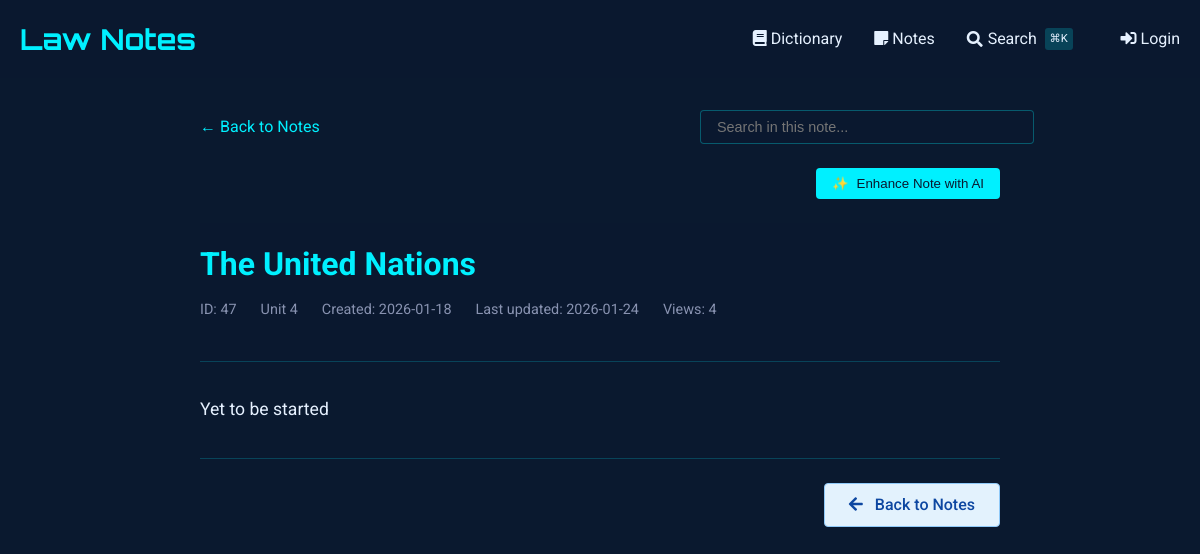
Page /notes/view/47 on the earlier database version.
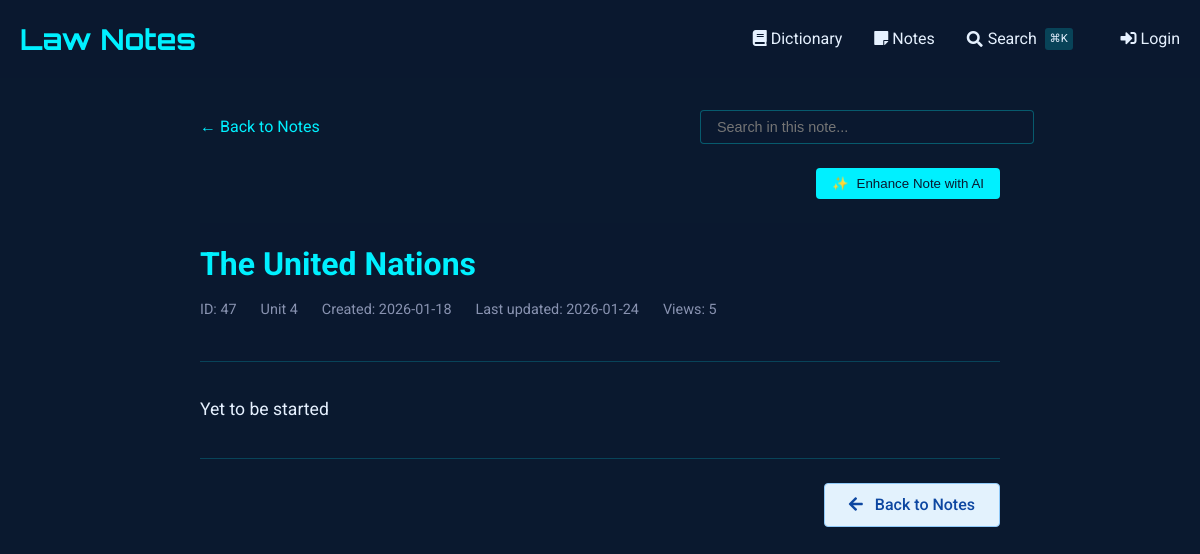
Same page on the later database version.
### tables this page shows
CREATE TABLE notes (
    id INTEGER PRIMARY KEY AUTOINCREMENT,
    title TEXT NOT NULL,                -- short title for the note
    content TEXT NOT NULL,              -- the full note text
    unit_number INTEGER,                -- optional: to group with course units
    tags TEXT,                          -- comma-separated or JSON for filtering/search
    related_entries TEXT,               -- store glossary ids (e.g., "1,4,5") for cross-linking
    created_at TIMESTAMP DEFAULT CURRENT_TIMESTAMP,
    last_updated TIMESTAMP DEFAULT CURRENT_TIMESTAMP,
    views INTEGER DEFAULT 0,            -- track popularity
    is_favorite BOOLEAN DEFAULT 0,      -- quick flag for starred notes
    comments TEXT                       -- optional: your own thoughts or annotations
, has_worksheet BOOLEAN DEFAULT 0);

### notes_routes.py (the view, shortened to what this page needs)
@notes_bp.route('/view/<int:note_id>')
def view_note(note_id):
    db = SQL("sqlite:///notes.db")
    note = db.execute("""
        SELECT *,
               strftime('%Y-%m-%d', created_at) as created_date,
               strftime('%Y-%m-%d', last_updated) as last_updated
        FROM notes
        WHERE id = :id
    """, id=note_id)
    if not note:
        abort(404)
    note = note[0]
    db.execute("""
        UPDATE notes
        SET views = COALESCE(views, 0) + 1
        WHERE id = :id
    """, id=note_id)
    content = note['content']
    content = re.sub(r'^# (.*?)$', r'<h1>\1</h1>', content, flags=re.MULTILINE)
    content = re.sub(r'^## (.*?)$', r'<h2>\1</h2>', content, flags=re.MULTILINE)
    content = re.sub(r'^### (.*?)$', r'<h3>\1</h3>', content, flags=re.MULTILINE)
    content = re.sub(r'\*\*(.*?)\*\*', r'<strong>\1</strong>', content)
    content = re.sub(r'\*(.*?)\*', r'<em>\1</em>', content)
    content = re.sub(r'^\s*[-*] (.*?)$', r'<li>\1</li>', content, flags=re.MULTILINE)
    content = re.sub(r'(<li>.*</li>)', r'<ul>\1</ul>', content, flags=re.DOTALL)
    content = re.sub(r'^> (.*?)$', r'<blockquote>\1</blockquote>', content, flags=re.MULTILINE)
    content = content.replace('\n', '<br>')
    content = re.sub(
        r'<aside>\s*💡\s*(.*?)\s*</aside>',
        r'<div class="callout"><div class="callout-emoji">💡</div><div class="callout-content">\1</div></div>',
        content,
        flags=re.DOTALL
    )
    sections = re.split(r'(<h[1-3]>.*?</h[1-3]>)', content)
    processed_sections = []
    for i, section in enumerate(sections):
        if section.startswith('<h'):
            processed_sections.append(section)
        elif section.strip():
            if not any(tag in section for tag in ['<p>', '<ul>', '<ol>', '<blockquote>', '<div class="callout">']):
                section = f'<p>{section}</p>'
            processed_sections.append(section)
    processed_content = '\n'.join(processed_sections)
    related_entries = []
    worksheet_images = []
    if note.get('has_worksheet'):
        worksheet_images = get_worksheet_images(note_id)
    return render_template('notes/view.html',
                         note=note,
                         content=processed_content,
                         related_entries=related_entries,
                         worksheet_images=worksheet_images)

### sql.py (called while the page is built, shortened)
def _enable_logging(f):
    import logging
    import functools
    import os
    @functools.wraps(f)
    def decorator(*args, **kwargs):
        try:
            import flask
        except ModuleNotFoundError:
            return f(*args, **kwargs)
        disabled = logging.getLogger("cs50").disabled
        if flask.current_app and os.getenv("FLASK_ENV") == "development":
            logging.getLogger("cs50").disabled = False
        try:
            return f(*args, **kwargs)
        finally:
            logging.getLogger("cs50").disabled = disabled
    return decorator

def _parse_placeholder(token):
    import re
    import sqlparse
    if (
        not isinstance(token, sqlparse.sql.Token)
        or token.ttype != sqlparse.tokens.Name.Placeholder
    ):
        raise TypeError()
    if token.value == "?":
        return "qmark", None
    matches = re.search(r"^:([1-9]\d*)$", token.value)
    if matches:
        return "numeric", int(matches.group(1)) - 1
    matches = re.search(r"^:([a-zA-Z]\w*)$", token.value)
    if matches:
        return "named", matches.group(1)

    def __del__(self):
        self._disconnect()

    def _disconnect(self):
        if hasattr(_data, self._name()):
            getattr(_data, self._name()).close()
            delattr(_data, self._name())

    def _name(self):
        return str(hash(self))

        def connect(dbapi_connection, connection_record):
            try:
                if isinstance(
                    dbapi_connection, sqlite3.Connection
                ):  # If back end is sqlite
                    cursor = dbapi_connection.cursor()
                    cursor.execute("PRAGMA foreign_keys=ON")
                    cursor.close()
            except:
                pass

### templates/notes/view.html (shortened to what this page needs)
{% extends "notes/base.html" %}
{% block content %}
<div class="container" style="max-width: 800px; margin: 0 auto;">
    <div style="margin-bottom: 1.5rem; display: flex; justify-content: space-between; align-items: center; flex-wrap: wrap; gap: 1rem;">
        <a href="{{ url_for('notes.index') }}" style="color: var(--primary); text-decoration: none; display: inline-flex; align-items: center;">
            ← Back to Notes
        </a>
        <div class="search-container" style="position: relative; max-width: 300px; width: 100%;">
            <input type="text" id="noteSearch" placeholder="Search in this note..."
                   style="width: 100%; padding: 0.5rem 1rem; background: rgba(10, 25, 47, 0.7);
                          border: 1px solid rgba(0, 240, 255, 0.3); border-radius: 4px;
                          color: #e6f1ff; font-size: 0.9rem;">
        </div>
    </div>
    <div id="enhanceControls" style="margin-bottom: 1.5rem; display: flex; justify-content: flex-end; gap: 1rem;">
        <button id="enhanceNoteBtn" class="btn btn-primary" style="background: var(--primary); color: #0a192f; border: none; padding: 0.5rem 1rem; border-radius: 4px; cursor: pointer; font-weight: 500; display: flex; align-items: center; gap: 0.5rem;">
            <span id="enhanceIcon">✨</span> Enhance Note with AI
        </button>
    </div>
    <article class="note">
        <header class="note-header">
            <h1 class="note-title">
                {{ note.title }}
            </h1>
            <div class="note-meta">
                <span>ID: {{ note.id }}</span>
                {% if note.unit_number %}
                <span>Unit {{ note.unit_number }}</span>
                {% endif %}
                <span>Created: {{ note.created_date }}</span>
                <span>Last updated: {{ note.last_updated }}</span>
                <span>Views: {{ note.views or 0 }}</span>
            </div>
        </header>
        <div class="note-content">
            {{ content|safe }}
        </div>
        {% if session.get("name") %}
        <div class="actions">
            <a href="{{ url_for('notes.edit_note', note_id=note.id) }}" class="btn" style="margin-right: 0.5rem;">
                <i class="fas fa-edit"></i> Edit
            </a>
            <button type="button" class="btn" data-bs-toggle="modal" data-bs-target="#duplicateModal" style="margin-right: 0.5rem;">
                <i class="fas fa-copy"></i> Duplicate to Unit
            </button>
            <button type="button" class="btn btn-danger" data-bs-toggle="modal" data-bs-target="#deleteModal" style="margin-right: 0.5rem;">
                <i class="fas fa-trash"></i> Delete
            </button>
            <a href="{{ url_for('notes.index') }}" class="btn" style="background: #e3f2fd; border: 1px solid #90caf9; color: #0d47a1; padding: 0.5rem 1.5rem; font-weight: 500; transition: all 0.2s ease-in-out;">
                <i class="fas fa-arrow-left" style="margin-right: 0.5rem;"></i> Back to Notes
            </a>
        </div>
        {% else %}
        <div class="actions" style="justify-content: flex-end;">
            <a href="{{ url_for('notes.index') }}" class="btn" style="background: #e3f2fd; border: 1px solid #90caf9; color: #0d47a1; padding: 0.5rem 1.5rem; font-weight: 500; transition: all 0.2s ease-in-out;">
                <i class="fas fa-arrow-left" style="margin-right: 0.5rem;"></i> Back to Notes
            </a>
        </div>
        {% endif %}
    </article>
</div>
{% endblock %}

### templates/notes/base.html (shortened to what this page needs)
{% extends "dictionary/base.html" %}

### templates/dictionary/base.html (shortened to what this page needs)
<!DOCTYPE html>
<html lang="en">
<head>
    <link href="https://cdnjs.cloudflare.com/ajax/libs/font-awesome/5.15.4/css/all.min.css" rel="stylesheet">
</head>
<body>
    <header>
        <div class="container">
            <div class="header-content">
                <a href="{{ url_for('dictionary.index') }}" class="logo">Law Notes</a>
                <nav class="nav-links">
                    <a href="{{ url_for('dictionary.index') }}" class="nav-link">
                        <i class="fas fa-book"></i> Dictionary
                    </a>
                    <a href="{{ url_for('notes.index') }}" class="nav-link">
                        <i class="fas fa-sticky-note"></i> Notes
                    </a>
                    <a href="{{ url_for('search') }}" class="nav-link" style="display: flex; align-items: center; gap: 0.3rem;">
                        <i class="fas fa-search"></i>
                        <span>Search</span>
                        <span style="font-size: 0.7rem; background: rgba(0, 240, 255, 0.2); padding: 0.1rem 0.3rem; border-radius: 3px; margin-left: 0.2rem;">⌘K</span>
                    </a>
                    {% if session.get("name") %}
                    <a href="{{ url_for('dictionary.add_entry') }}" class="nav-link" style="margin-left: 1rem;">
                        <i class="fas fa-plus"></i> Add Entry
                    </a>
                    <a href="/auth/logout" class="nav-link">
                        <i class="fas fa-sign-out-alt"></i> Logout
                    </a>
                    {% else %}
                    <a href="/auth/login" class="nav-link" style="margin-left: 1rem;">
                        <i class="fas fa-sign-in-alt"></i> Login
                    </a>
                    {% endif %}
                </nav>
            </div>
        </div>
    </header>
    <main class="container" style="padding: 2rem 0;">
        {% block content %}{% endblock %}
    </main>
</body>
</html>

### templates/dictionary/base.html (style rules this page uses)
:root { --primary: #00f0ff; --bg-dark: #0a192f; --text: #e6f1ff; --success: #2ecc71; --error: #e74c3c; }
body { font-family: 'Roboto', sans-serif; background-color: var(--bg-dark); color: var(--text); line-height: 1.6; margin: 0; padding: 0; }
.container { max-width: 1200px; margin: 0 auto; padding: 0 20px; }
header { background: rgba(10, 25, 47, 0.9); padding: 1rem 0; }
.header-content { display: flex; justify-content: space-between; align-items: center; }
.logo { font-family: 'Orbitron', sans-serif; font-size: 1.8rem; color: var(--primary); text-decoration: none; font-weight: 700; }
.nav-links { display: flex; gap: 2rem; }
.nav-link { color: var(--text); text-decoration: none; transition: color 0.3s; }
.btn { display: inline-block; padding: 0.6rem 1.5rem; background: var(--primary); color: #000; border: none; border-radius: 4px; cursor: pointer; text-decoration: none; font-weight: 500; transition: all 0.3s; }

### templates/notes/view.html (style rules this page uses)
.note-header { margin-bottom: 2rem; padding-bottom: 1rem; border-bottom: 1px solid rgba(0, 240, 255, 0.2); }
.note-title { color: var(--primary); margin: 0 0 0.5rem 0; font-size: 2rem; font-weight: 700; }
.note-meta { display: flex; gap: 1.5rem; color: #8892b0; font-size: 0.9rem; margin-bottom: 1.5rem; }
.note-content { font-size: 1.1rem; line-height: 1.8; color: #e6f1ff; }
.note-content p { margin: 1.5rem 0; }
.actions { display: flex; gap: 1rem; margin-top: 2rem; padding-top: 1.5rem; border-top: 1px solid rgba(0, 240, 255, 0.2); }

Differences in the rows shown:
changed notes "The United Nations": views "4" → "5"
